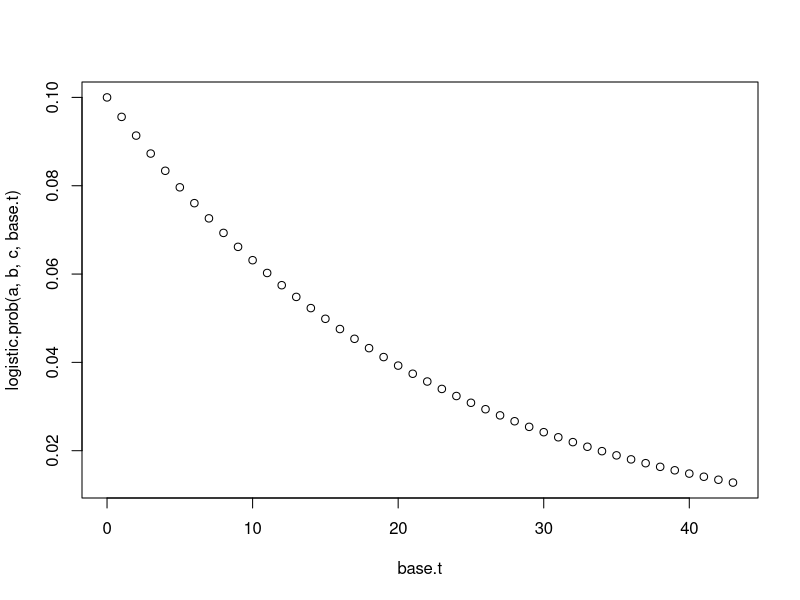

Write R code to recreate this figure.
# Logistic function defining the probability decay for general prediction
logistic.prob <- function(a,b,c,t) {
  c / (1 + a*exp(-b*t))
}

# Set 5% rate of probability decay (must be examined)
b <- -.05 

# Set a carrying rate of 1 (the highest possible probability)
c <- 1

# Set the initial predition value
init.pred <- .10

# Find the a such that P(0) = the initial prediction value
a <- c/init.pred - 1 

# Set the base prediction time frame
start.date <- '2017/9/12'

end.date <- '2017/10/25'

base.t <- 0:(as.numeric(as.Date(end.date) - as.Date(start.date)))


# Plot the decay over the base time frame
plot(logistic.prob(a,b,c,base.t) ~ base.t)

# Calculate current probability
t <- as.numeric(Sys.Date()) - as.numeric(as.Date(start.date)) + 1
logistic.prob(a,b,c,t)

